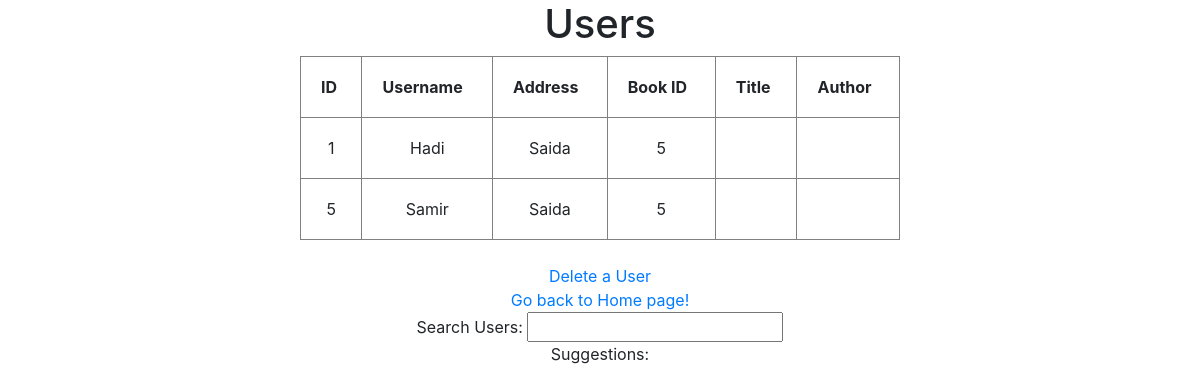
Page /userManagement.php on the committed database.
### tables this page shows
CREATE TABLE `users` (
  `id` int(11) NOT NULL,
  `username` varchar(50) NOT NULL,
  `password` varchar(50) NOT NULL,
  `address` varchar(100) NOT NULL,
  `bookid` int(11) NOT NULL DEFAULT 5
);

### userManagement.php (the view, shortened to what this page needs)
<h1 align='center'>Users</h1>
<table border='1' width='50%' align='center' cellpadding=20>
<TR>
	<TH>ID</TH><TH>Username</TH><TH>Address</TH><th>Book ID</th><th>Title</th><th>Author</th>
</TR>
<?php
    require 'bootstrap.php';
    require 'connection.php';
    $query = "SELECT users.id,username,address,bookid,title,author FROM users,books WHERE users.bookid = books.id";
    $result = mysqli_query($con,$query);
    while( $row = mysqli_fetch_array($result) ) {
        echo "<tr align=center>";
        echo "<td>" . $row['id'] . "</td>";
        echo "<td>" . $row['username'] . "</td>";
        echo "<td>" . $row['address'] . "</td>";
        echo "<td>" . $row['bookid'] . "</td>";
		echo "<td>" . $row['title'] . "</td>";
		echo "<td>" . $row['author'] . "</td>";
        echo "</tr>";
    }
?>
</table><br>
<div class="text-center">
    <a href="deleteUserAdmin.php">Delete a User</a><br>
    <a href="./adminHome.php">Go back to Home page!</a><br>
    <form>
        Search Users: <input type="text" onkeyup="showHint(this.value)">
        <p>Suggestions: <div id="hint">
    </form>
</div>

### rows in the picture
users: id "1", username "Hadi", address "Saida", bookid "5"
users: id "5", username "Samir", address "Saida", bookid "5"
